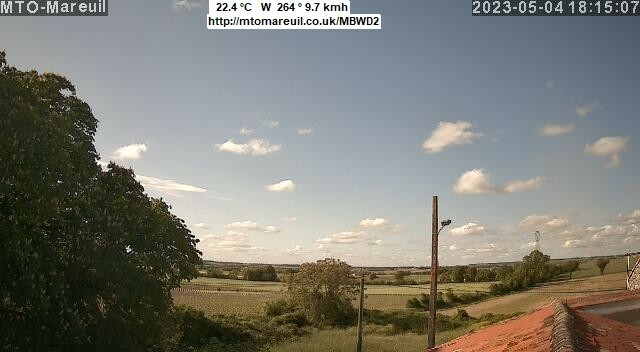
#> input picture essai de decoupage avec bruit image/imagetest.jpg, 640 x 352 px
$ python 'test_best_fit interpolation_A TERMINER.py'
#> lines starting #> are read from the running program, lines starting #| are printed output that depends on the picture; after the words box and inside, x2 and y2 are one past the last pixel; in counts of white or black regions, pixels touching at a corner belong together
import numpy as np
from scipy.interpolate import UnivariateSpline
from PIL import Image, ImageDraw

# Load the image
im = Image.open("imagetest.jpg")
#> im is the input picture: PIL image 640x352 RGB; mean R, G, B 124.4, 124.1, 116.2
im = im.crop((0, 50, im.width, im.height-50))
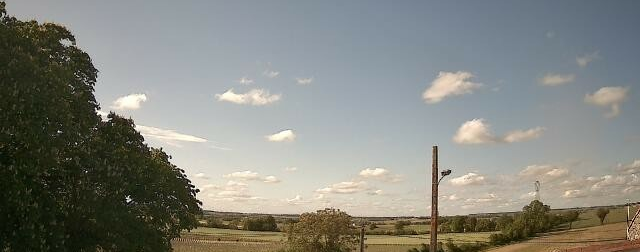
#> im: PIL image 640x252 RGB; mean R, G, B 132.3, 133.4, 126.4
pix = np.array(im)

# Find the maximum slope in each column
diffs = np.diff(pix, axis=0)
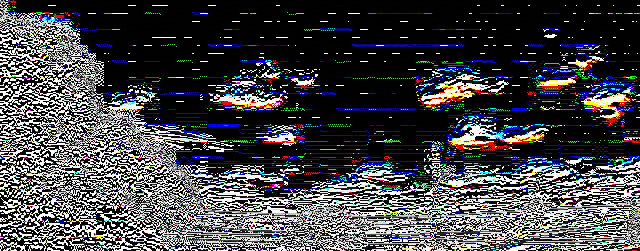
#> diffs: shape (251, 640, 3); mean R, G, B 67.3, 67.8, 74.8
slopes = np.sqrt(np.sum(diffs**2, axis=2))
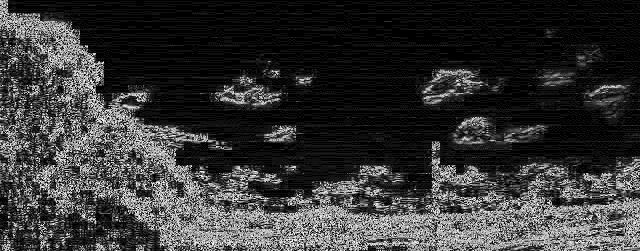
#> slopes: shape (251, 640) float64; min 0, max 27.33, mean 5.8; drawn with min black and max white
max_slope_y = np.argmax(slopes, axis=0)
#> max_slope_y = 640 values, max 250 at index 171, min 12 at index 2, mean 190.7

# Fit a spline curve to the maximum slope points
x = np.arange(pix.shape[1])
#> x = 640 values from 0 to 639
spl = UnivariateSpline(x, max_slope_y, k=3, s=0.1)
best_fit_y = spl(x)
#> best_fit_y = 640 values, max 250 at index 326, min 12.01 at index 2, mean 190.7

# Calculate the lower half of the image cut by the curve fit
lower_half_mask = np.zeros_like(pix)
for i in range(pix.shape[1]):
    lower_half_mask[:int(best_fit_y[i]), i] = 1
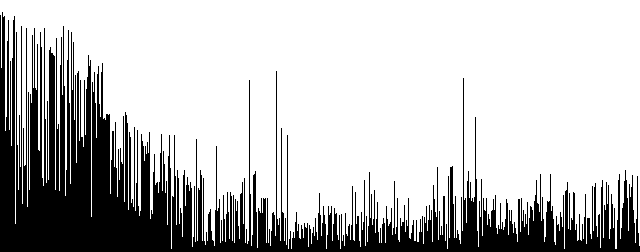
#> lower_half_mask: shape (252, 640, 3); values 0 (black) and 1 (white), 75.5% white; 1 black region, box (x1, y1, x2, y2) and area: (0, 12, 640, 252) 39569
trimmed_pix = np.multiply(pix, lower_half_mask)
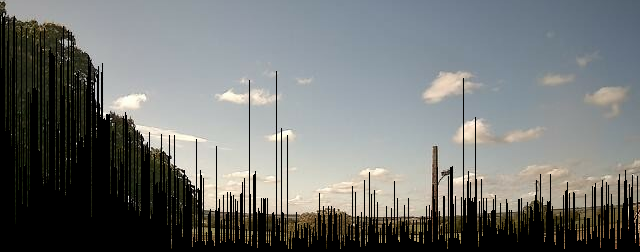
#> trimmed_pix: shape (252, 640, 3); mean R, G, B 113.9, 116.4, 115

# Filter the trimmed image to remove lower part
lower_half_mask = np.ones_like(pix)
for i in range(pix.shape[1]):
    start_row = int(best_fit_y[i])
    col = trimmed_pix[:, i]
    for j in range(start_row, pix.shape[0]):
        if np.any(col == 0):
            lower_half_mask[j:, i] = 0
            break
#> this loop made 640 passes
#> start_row on passes 1 to 3: 15, 68, 12
trimmed_pix = np.multiply(trimmed_pix, lower_half_mask)

# Draw the interpolated line on the final image
'''
draw = ImageDraw.Draw(im)
line_coords = list(zip(x, best_fit_y))
draw.line(line_coords, fill=(255, 0, 0), width=2)
'''

# Draw a line passing through the median y-value of the interpolated line in every column
draw = ImageDraw.Draw(im)
median_y_values = []
for i in range(pix.shape[1]):
    col_y_values = spl(x[i])
    median_y_values.append(np.median(col_y_values))
#> this loop made 640 passes
#> col_y_values on passes 1 to 3: 15, 69, 12.01
#> after the loop, median_y_values has the same summary as best_fit_y

median_line_coords = list(zip(x, median_y_values))
#> median_line_coords = 640 pairs, first value 0 to 639, second value 12.01 to 250
draw.line(median_line_coords, fill=(0, 0, 255), width=5)

# Save the trimmed image
trimmed_im = Image.fromarray(trimmed_pix)
trimmed_im = draw._image
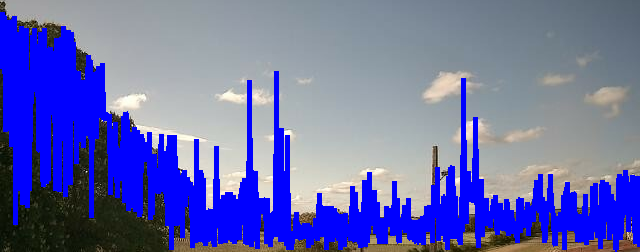
#> trimmed_im: PIL image 640x252 RGB; mean R, G, B 104.1, 107, 173.3
trimmed_im.save("trimmed_image.jpg")

# Save the final image with the interpolated line
im.save("final_image.jpg")

$ run again, with essai de decoupage avec bruit image/trimmed_image.png saved as essai de decoupage avec bruit image/imagetest.jpg
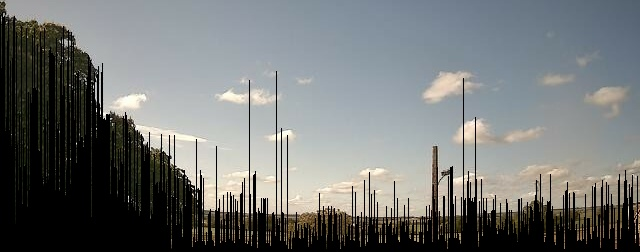
#> input picture essai de decoupage avec bruit image/trimmed_image.png, 640 x 252 px
#> im is the input picture: PIL image 640x252 RGB; mean R, G, B 114, 116.5, 115.9
#> im: PIL image 640x152 RGB
#> max_slope_y = 640 values, max 150 at index 291, min 0 at index 46, mean 104.3
#> best_fit_y = 640 values, max 150.1 at index 410, min 0.000873 at index 46, mean 104.3
#> after the loop `for i in range(pix.shape[1]):`:
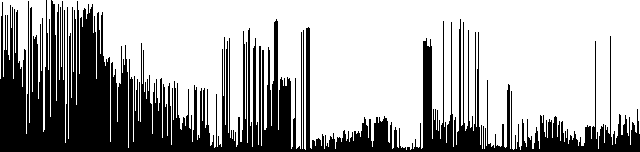
#> lower_half_mask: shape (152, 640, 3); values 0 (black) and 1 (white), 68.3% white; 1 black region, box (x1, y1, x2, y2) and area: (0, 0, 640, 152) 30868
#> the loop `for i in range(pix.shape[1]):` made 640 passes
#> start_row on passes 1 to 3: 79, 16, 2
#> the loop `for i in range(pix.shape[1]):` made 640 passes
#> col_y_values on passes 1 to 3: 79, 17, 2
#> after the loop `for i in range(pix.shape[1]):`: median_y_values has the same summary as best_fit_y
#> median_line_coords = 640 pairs, first value 0 to 639, second value 0.000873 to 150.1
#> `trimmed_im = draw._image`:
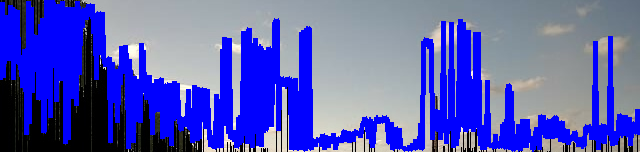
#> trimmed_im: PIL image 640x152 RGB; mean R, G, B 88.3, 91.2, 181.5
